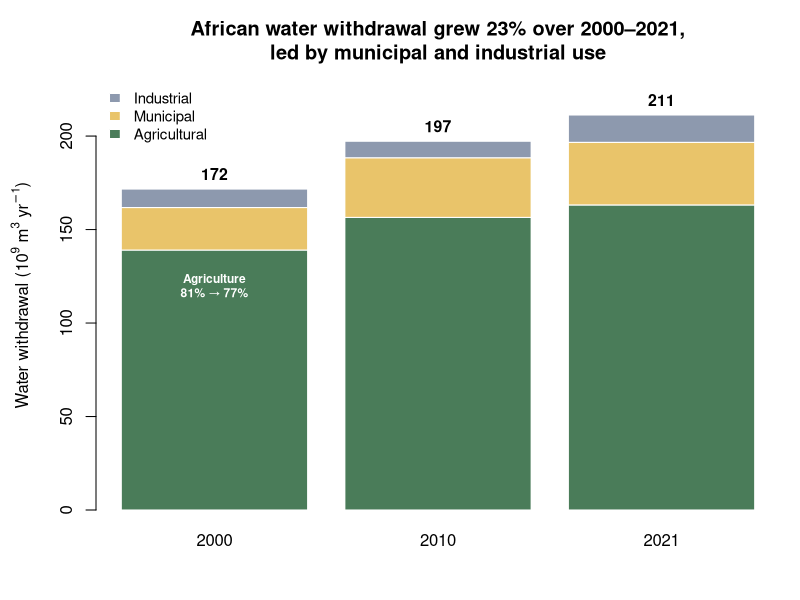
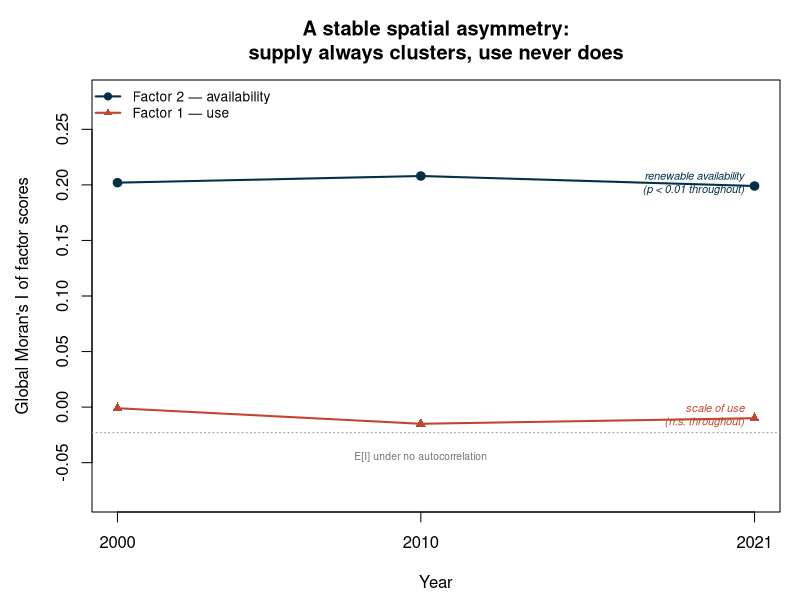
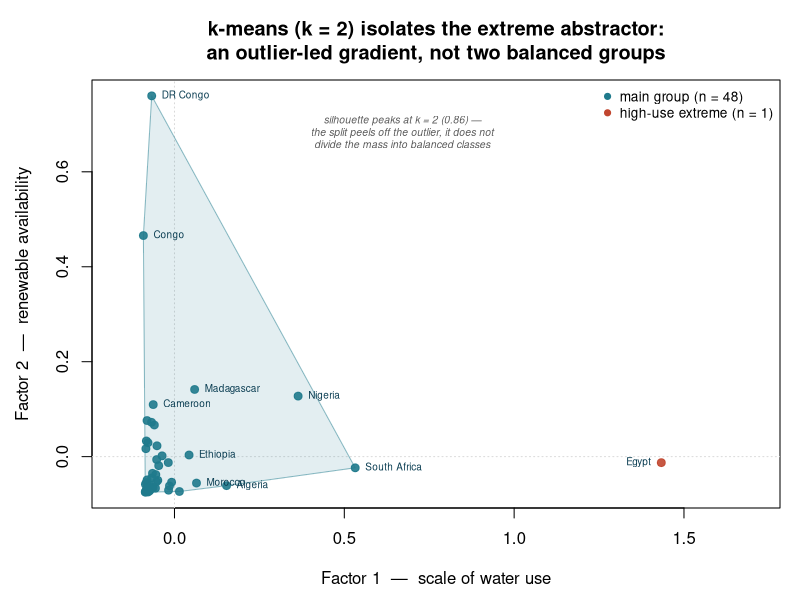
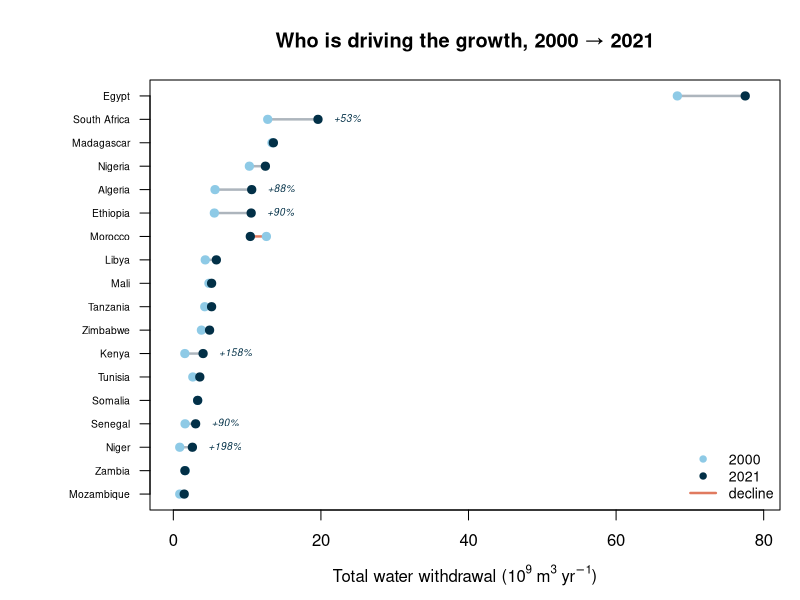
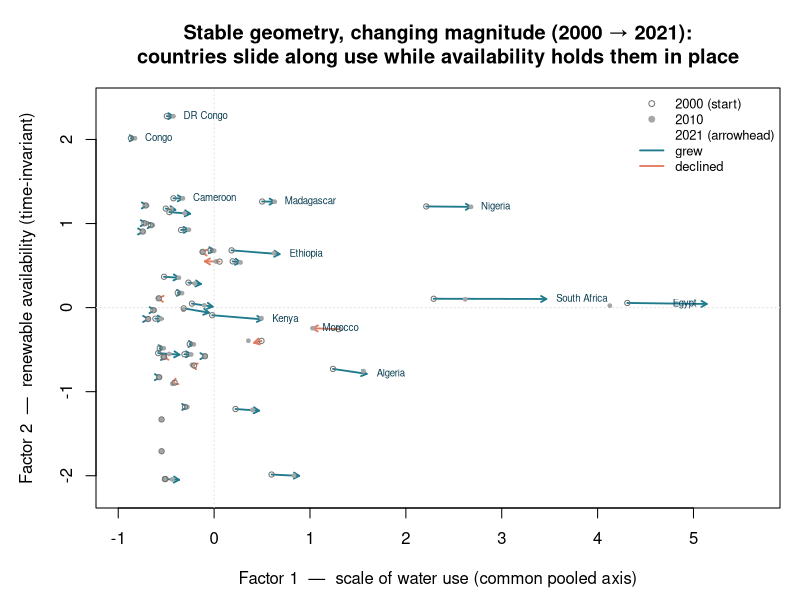

Write the R code that produced these figures, in order.
###############################################################################
#  reproduce_longitudinal_figures.R
#  Base-R figures for the LONGITUDINAL Paper 3 (the non-qrfactor-native ones):
#    fig1_growth            — sectoral growth 2000/2010/2021
#    fig4_moran_over_time   — Moran's I of the two factors across the three dates
#    fig5_cluster           — k-means (k=2) cluster plot: an outlier-led split
#    fig6_change_dumbbell   — total withdrawal 2000 vs 2021, who is rising
#  (Figures 2 and 3 are qrfactor's OWN plots — see reproduce_qrfactor_native_plots.R)
#  Reads longitudinal_scores.csv (from paper3_longitudinal_diagnostics.R).
###############################################################################

## Set the working directory to the folder holding longitudinal_scores.csv.
OUT <- "."
FIG <- file.path(OUT, "figures"); dir.create(FIG, showWarnings = FALSE)
setwd(OUT)
png_ <- function(name, w=1100, h=850, res=130) png(file.path(FIG,name), width=w, height=h, res=res)

dat   <- read.csv("longitudinal_scores.csv", stringsAsFactors=FALSE, check.names=FALSE)
years <- c(2000, 2010, 2021)
accent<- "#c1462f"
short <- c("Democratic Republic of the Congo"="DR Congo","Central African Republic"="CAR",
           "United Republic of Tanzania"="Tanzania")
disp  <- ifelse(dat$COUNTRY %in% names(short), short[dat$COUNTRY], dat$COUNTRY)

## ============================================================================
## Figure 1 — continental withdrawal grows and shifts composition, 2000->2021
## ============================================================================
sect <- sapply(years, function(ty) c(
  Agricultural = sum(dat[[paste0("Agricultur_",ty)]]),
  Municipal    = sum(dat[[paste0("Domestic_",ty)]]),
  Industrial   = sum(dat[[paste0("Industry_",ty)]])))
colnames(sect) <- years
png_("fig1_growth.png", w=1150, h=780)
par(mar=c(4.5,4.8,4,1))
bp <- barplot(sect, col=c("#4a7c59","#e9c46a","#8d99ae"), border="white",
              names.arg=years, ylim=c(0,230),
              ylab=expression("Water withdrawal ("*10^9*" m"^3*" yr"^-1*")"),
              main="African water withdrawal grew 23% over 2000–2021,\nled by municipal and industrial use")
tot <- colSums(sect)
text(bp, tot+8, sprintf("%.0f", tot), font=2, cex=0.95)
legend("topleft", rev(rownames(sect)), fill=rev(c("#4a7c59","#e9c46a","#8d99ae")),
       bty="n", cex=0.9, border="white")
text(bp[1], 120, "Agriculture\n81% → 77%", cex=0.72, col="white", font=2)
dev.off()

## ============================================================================
## Figure 4 — the asymmetry is stable: Moran's I of both factors over time
## ============================================================================
moranF1 <- c(-0.001,-0.015,-0.010); moranF2 <- c(0.202,0.208,0.199)
png_("fig4_moran_over_time.png", w=1050, h=760)
par(mar=c(4.4,4.6,4,1))
plot(years, moranF2, type="o", pch=19, col="#023047", lwd=2, ylim=c(-0.08,0.28),
     xaxt="n", xlab="Year", ylab="Global Moran's I of factor scores",
     main="A stable spatial asymmetry:\nsupply always clusters, use never does")
axis(1, at=years)
lines(years, moranF1, type="o", pch=17, col=accent, lwd=2)
abline(h=-0.023, lty=3, col="grey60")
text(2010, -0.045, "E[I] under no autocorrelation", cex=0.62, col="grey45")
text(2021, 0.199, "  renewable availability\n  (p < 0.01 throughout)", pos=2, cex=0.66, col="#023047", font=3)
text(2021, -0.010, "  scale of use\n  (n.s. throughout)", pos=2, cex=0.66, col=accent, font=3)
legend("topleft", c("Factor 2 — availability","Factor 1 — use"),
       pch=c(19,17), col=c("#023047",accent), lwd=2, bty="n", cex=0.82)
dev.off()

## ============================================================================
## Figure 5 — k-means (k=2) cluster plot on the interpretable factor axes:
##            the split isolates Egypt (an outlier-led gradient, not two groups)
## ============================================================================
avar <- c("Domestic","Industry","Agricultur","Resources")
X21  <- dat[paste0(avar,"_2021")]; names(X21) <- avar
set.seed(1); km <- kmeans(scale(X21), 2, nstart=25)
## label clusters so cluster "A" is the big group, "B" the Egypt-led extreme
big  <- which.max(table(km$cluster)); cl <- ifelse(km$cluster==big, 1L, 2L)
F1 <- dat$F1_2021; F2 <- dat$F2_2021
pal <- c("#1f7a8c","#c1462f")
png_("fig5_cluster.png", w=1080, h=900)
par(mar=c(4.6,4.6,4,1))
xlim <- range(F1) + c(-0.05, 0.18)*diff(range(F1))
plot(F1, F2, type="n", xlim=xlim,
     xlab="Factor 1  —  scale of water use", ylab="Factor 2  —  renewable availability",
     main=paste0("k-means (k = 2) isolates the extreme abstractor:\n",
                 "an outlier-led gradient, not two balanced groups"))
abline(h=0, v=0, col="grey85", lty=3)
## convex hulls per cluster (shaded), singleton clusters skipped
for (g in 1:2) { idx <- which(cl==g)
  if (length(idx) >= 3) { h <- idx[chull(F1[idx], F2[idx])]
    polygon(F1[h], F2[h], col=adjustcolor(pal[g], 0.12), border=adjustcolor(pal[g],0.5)) } }
points(F1, F2, pch=19, col=adjustcolor(pal[cl],0.9), cex=1.05)
lab <- dat$COUNTRY %in% c("Egypt","South Africa","Nigeria","Madagascar","Algeria",
                          "Morocco","Ethiopia","Democratic Republic of the Congo","Congo","Cameroon")
lpos <- ifelse(dat$COUNTRY=="Egypt", 2, 4)
text(F1[lab], F2[lab], disp[lab], pos=lpos[lab], cex=0.6, col="#0a3d52")
szB <- sum(cl==2); szA <- sum(cl==1)
legend("topright", bty="n", cex=0.82, pch=19, col=pal,
       legend=c(sprintf("main group (n = %d)", szA),
                sprintf("high-use extreme (n = %d)", szB)))
text(mean(range(F1)), max(F2)*0.9,
     "silhouette peaks at k = 2 (0.86) —\nthe split peels off the outlier, it does not\ndivide the mass into balanced classes",
     cex=0.62, col="grey35", font=3)
dev.off()
cat("cluster sizes (1=main, 2=extreme):", szA, szB, " | extreme members:",
    paste(dat$COUNTRY[cl==2], collapse=", "), "\n")

## ============================================================================
## Figure 6 — who is rising: dumbbell of total withdrawal 2000 -> 2021
## ============================================================================
tw0 <- dat$withdrawal_2000; tw2 <- dat$withdrawal_2021
o   <- order(tw2); top <- tail(o, 18)
png_("fig6_change_dumbbell.png", w=1050, h=1050)
par(mar=c(4.5,7.5,4,1))
plot(NA, xlim=c(0, max(tw2[top])*1.02), ylim=c(1,length(top)),
     yaxt="n", xlab=expression("Total water withdrawal ("*10^9*" m"^3*" yr"^-1*")"),
     ylab="", main="Who is driving the growth, 2000 → 2021")
grew <- tw2[top] >= tw0[top]
segments(tw0[top], seq_along(top), tw2[top], seq_along(top),
         col=ifelse(grew,"#adb5bd","#e07a5f"), lwd=2.4)
points(tw0[top], seq_along(top), pch=19, col="#8ecae6", cex=1.1)
points(tw2[top], seq_along(top), pch=19, col="#023047", cex=1.1)
axis(2, at=seq_along(top), labels=disp[top], las=1, cex.axis=0.62)
fast <- c("Kenya","Ethiopia","South Africa","Algeria","Niger","Senegal")
for (ct in fast) { i <- which(disp[top]==ct | dat$COUNTRY[top]==ct)
  if(length(i)) text(tw2[top][i], i, sprintf("  +%.0f%%",100*(tw2[top][i]/tw0[top][i]-1)),
                     pos=4, cex=0.6, col="#023047", font=3, xpd=NA) }
legend("bottomright", c("2000","2021","decline"), pch=c(19,19,NA), lwd=c(NA,NA,2.4),
       col=c("#8ecae6","#023047","#e07a5f"), bty="n", cex=0.85)
dev.off()

## ============================================================================
## Figure 7 — trajectory in factor space 2000 -> 2010 -> 2021: stable geometry,
##   changing magnitude. All snapshots scored on ONE pooled varimax solution
##   (a common set of axes), so movement reflects real change, not per-year
##   rescaling. log used for legibility (raw volumes are heavily right-skewed).
## ============================================================================
suppressWarnings(suppressMessages(library(psych)))
avarT <- c("Domestic","Industry","Agricultur","Resources")
long <- do.call(rbind, lapply(years, function(ty){
  d <- dat[paste0(avarT,"_",ty)]; names(d) <- avarT
  data.frame(CODE=dat$CODE, COUNTRY=dat$COUNTRY, year=ty, d, stringsAsFactors=FALSE)
}))
pc <- principal(log1p(long[avarT]), nfactors=2, rotate="varimax", scores=TRUE)
L  <- unclass(pc$loadings); sc <- as.data.frame(pc$scores); names(sc) <- c("A","B")
useax <- if (abs(L["Resources","RC1"]) > abs(L["Resources","RC2"])) "B" else "A"
long$F1 <- sc[[useax]]; long$F2 <- sc[[setdiff(c("A","B"), useax)]]
if (cor(long$F1, long$Agricultur) < 0) long$F1 <- -long$F1
if (cor(long$F2, long$Resources)  < 0) long$F2 <- -long$F2

w1 <- reshape(long[c("CODE","COUNTRY","year","F1")], idvar=c("CODE","COUNTRY"),
              timevar="year", direction="wide")
w2 <- reshape(long[c("CODE","year","F2")], idvar="CODE", timevar="year", direction="wide")
w  <- merge(w1, w2, by="CODE")
dispw <- ifelse(w$COUNTRY %in% names(short), short[w$COUNTRY], w$COUNTRY)

png_("fig7_trajectory.png", w=1180, h=1000)
par(mar=c(4.6,4.8,4.4,1))
plot(range(long$F1)+c(-0.1,0.5), range(long$F2)+c(-0.15,0.15), type="n",
     xlab="Factor 1  —  scale of water use (common pooled axis)",
     ylab="Factor 2  —  renewable availability (time-invariant)",
     main="Stable geometry, changing magnitude (2000 → 2021):\ncountries slide along use while availability holds them in place")
abline(h=0, v=0, col="grey88", lty=3)
grew <- w$F1.2021 >= w$F1.2000
arrows(w$F1.2000, w$F2.2000, w$F1.2021, w$F2.2021, length=0.06,
       col=ifelse(grew,"#1f7a8c","#e07a5f"), lwd=1.8)
points(w$F1.2010, w$F2.2010, pch=19, col="grey65", cex=0.5)
points(w$F1.2000, w$F2.2000, pch=1,  col="grey45", cex=0.7)
lab <- w$COUNTRY %in% c("Egypt","South Africa","Nigeria","Madagascar","Algeria","Ethiopia",
                        "Kenya","Morocco","Democratic Republic of the Congo","Congo","Cameroon")
lpz <- ifelse(dispw=="Egypt", 2, 4)
text(w$F1.2021[lab], w$F2.2021[lab], dispw[lab], pos=lpz[lab], cex=0.58, col="#0a3d52")
legend("topright", bty="n", cex=0.78,
       legend=c("2000 (start)","2010","2021 (arrowhead)","grew","declined"),
       pch=c(1,19,NA,NA,NA), lwd=c(NA,NA,NA,1.8,1.8),
       col=c("grey45","grey65",NA,"#1f7a8c","#e07a5f"))
dev.off()

message("Wrote fig1_growth, fig4_moran_over_time, fig5_cluster, fig6_change_dumbbell, fig7_trajectory")
